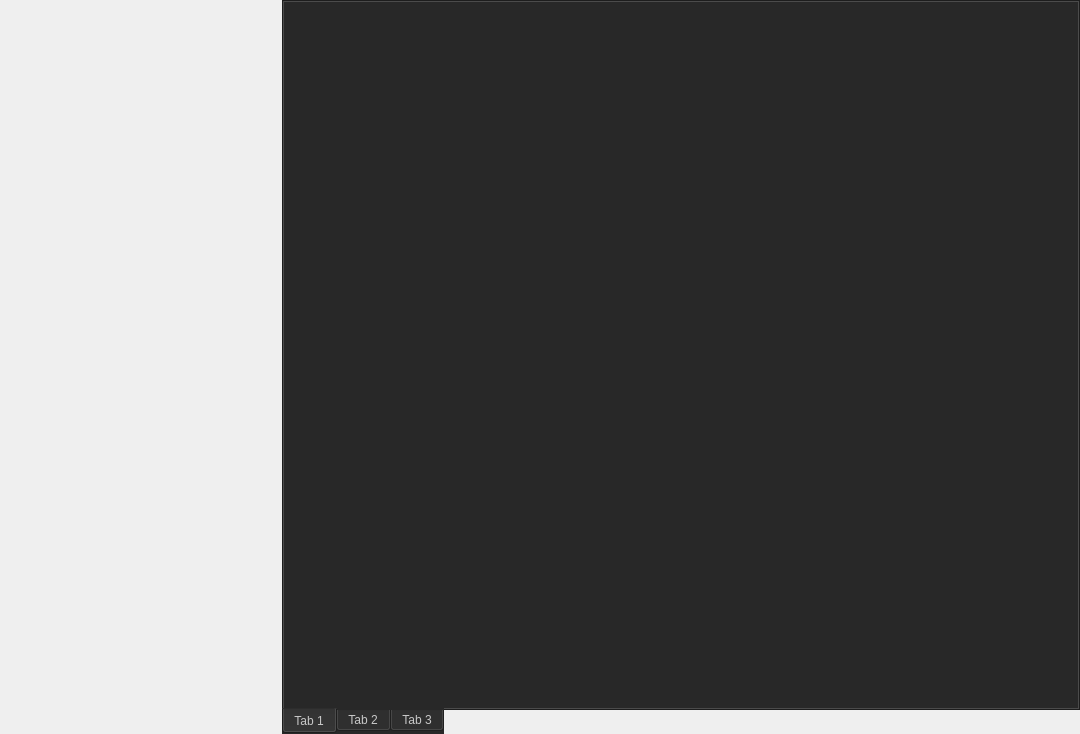
<?xml version="1.0" encoding="UTF-8"?>
<ui version="4.0">
 <class>results_widget</class>
 <widget class="QWidget" name="results_widget">
  <property name="geometry">
   <rect>
    <x>0</x>
    <y>0</y>
    <width>1080</width>
    <height>734</height>
   </rect>
  </property>
  <property name="windowTitle">
   <string>Form</string>
  </property>
  <layout class="QHBoxLayout" name="horizontalLayout" stretch="0,0,1">
   <property name="leftMargin">
    <number>0</number>
   </property>
   <property name="topMargin">
    <number>0</number>
   </property>
   <property name="rightMargin">
    <number>0</number>
   </property>
   <property name="bottomMargin">
    <number>0</number>
   </property>
   <item>
    <widget class="QFrame" name="frame">
     <property name="minimumSize">
      <size>
       <width>230</width>
       <height>0</height>
      </size>
     </property>
     <property name="maximumSize">
      <size>
       <width>230</width>
       <height>16777215</height>
      </size>
     </property>
     <property name="frameShape">
      <enum>QFrame::Shape::NoFrame</enum>
     </property>
     <property name="frameShadow">
      <enum>QFrame::Shadow::Raised</enum>
     </property>
     <layout class="QVBoxLayout" name="verticalLayout">
      <property name="leftMargin">
       <number>0</number>
      </property>
      <property name="topMargin">
       <number>0</number>
      </property>
      <property name="rightMargin">
       <number>0</number>
      </property>
      <property name="bottomMargin">
       <number>0</number>
      </property>
     </layout>
    </widget>
   </item>
   <item>
    <widget class="QPushButton" name="file_min">
     <property name="text">
      <string/>
     </property>
     <property name="icon">
      <iconset resource="../../../resources.qrc">
       <normaloff>:/icons/Images/icons/more_vert_24dp_C8C8C8_FILL0_wght200_GRAD0_opsz24.png</normaloff>:/icons/Images/icons/more_vert_24dp_C8C8C8_FILL0_wght200_GRAD0_opsz24.png</iconset>
     </property>
     <property name="iconSize">
      <size>
       <width>16</width>
       <height>24</height>
      </size>
     </property>
     <property name="flat">
      <bool>true</bool>
     </property>
    </widget>
   </item>
   <item>
    <widget class="QTabWidget" name="tabWidget">
     <property name="styleSheet">
      <string notr="true">
    background-color: rgb(40, 40, 40); /* Dark background color */
    color: rgb(200, 200, 200); /* Light text color */
</string>
     </property>
     <property name="tabPosition">
      <enum>QTabWidget::TabPosition::South</enum>
     </property>
     <property name="documentMode">
      <bool>false</bool>
     </property>
     <property name="tabsClosable">
      <bool>false</bool>
     </property>
     <property name="movable">
      <bool>false</bool>
     </property>
     <property name="tabBarAutoHide">
      <bool>false</bool>
     </property>
     <widget class="QWidget" name="tab">
      <attribute name="title">
       <string>Tab 1</string>
      </attribute>
      <layout class="QVBoxLayout" name="verticalLayout_2">
       <property name="leftMargin">
        <number>0</number>
       </property>
       <property name="topMargin">
        <number>0</number>
       </property>
       <property name="rightMargin">
        <number>0</number>
       </property>
       <property name="bottomMargin">
        <number>0</number>
       </property>
      </layout>
     </widget>
     <widget class="QWidget" name="tab_2">
      <attribute name="title">
       <string>Tab 2</string>
      </attribute>
      <layout class="QVBoxLayout" name="verticalLayout_4">
       <property name="leftMargin">
        <number>0</number>
       </property>
       <property name="topMargin">
        <number>0</number>
       </property>
       <property name="rightMargin">
        <number>0</number>
       </property>
       <property name="bottomMargin">
        <number>0</number>
       </property>
      </layout>
     </widget>
     <widget class="QWidget" name="tab_3">
      <attribute name="title">
       <string>Tab 3</string>
      </attribute>
      <layout class="QVBoxLayout" name="verticalLayout_3">
       <property name="leftMargin">
        <number>0</number>
       </property>
       <property name="topMargin">
        <number>0</number>
       </property>
       <property name="rightMargin">
        <number>0</number>
       </property>
       <property name="bottomMargin">
        <number>0</number>
       </property>
      </layout>
     </widget>
    </widget>
   </item>
  </layout>
 </widget>
 <resources>
  <include location="../../../resources.qrc"/>
 </resources>
 <connections/>
</ui>
